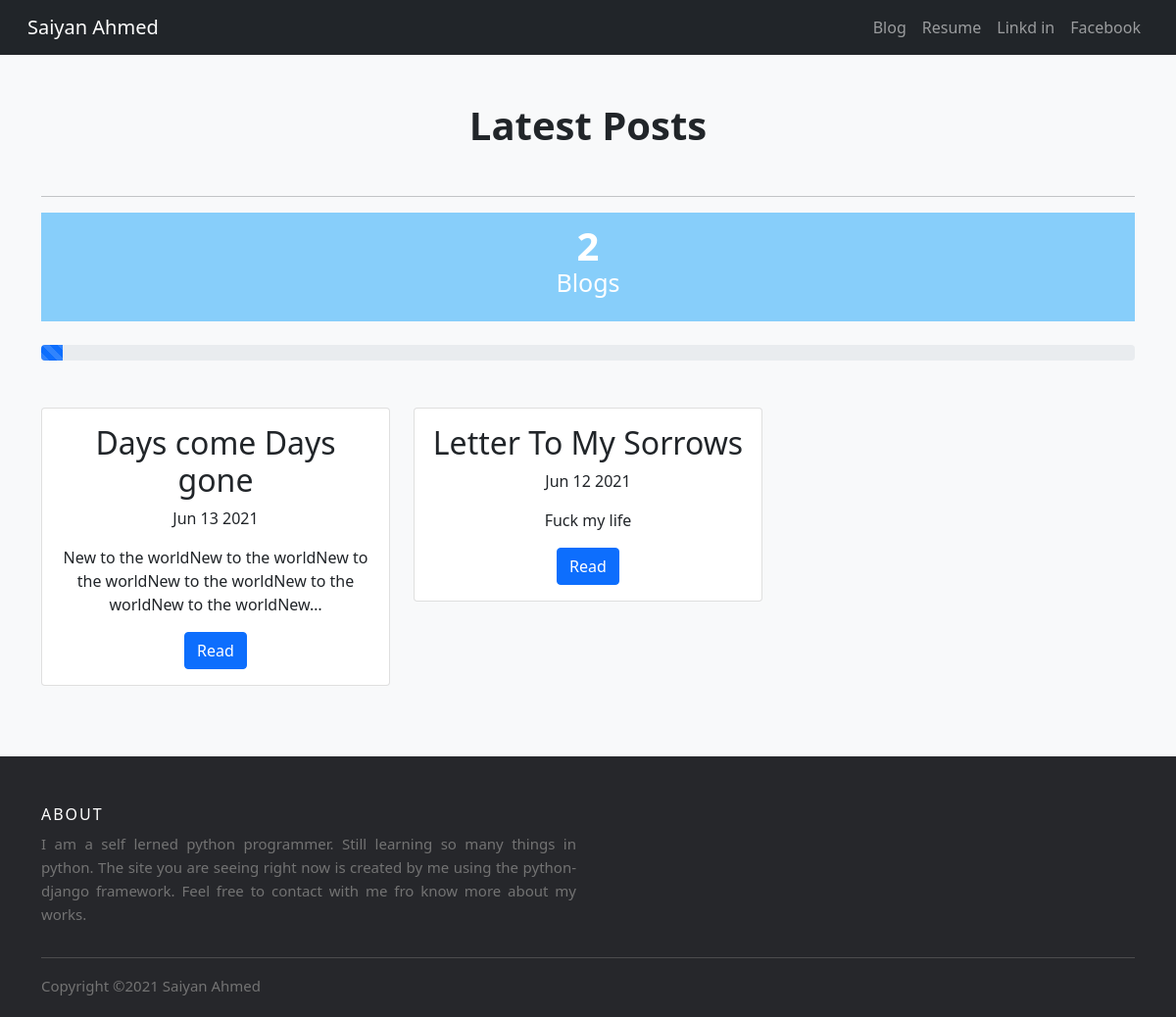
Page /blog/ on the earlier database version.
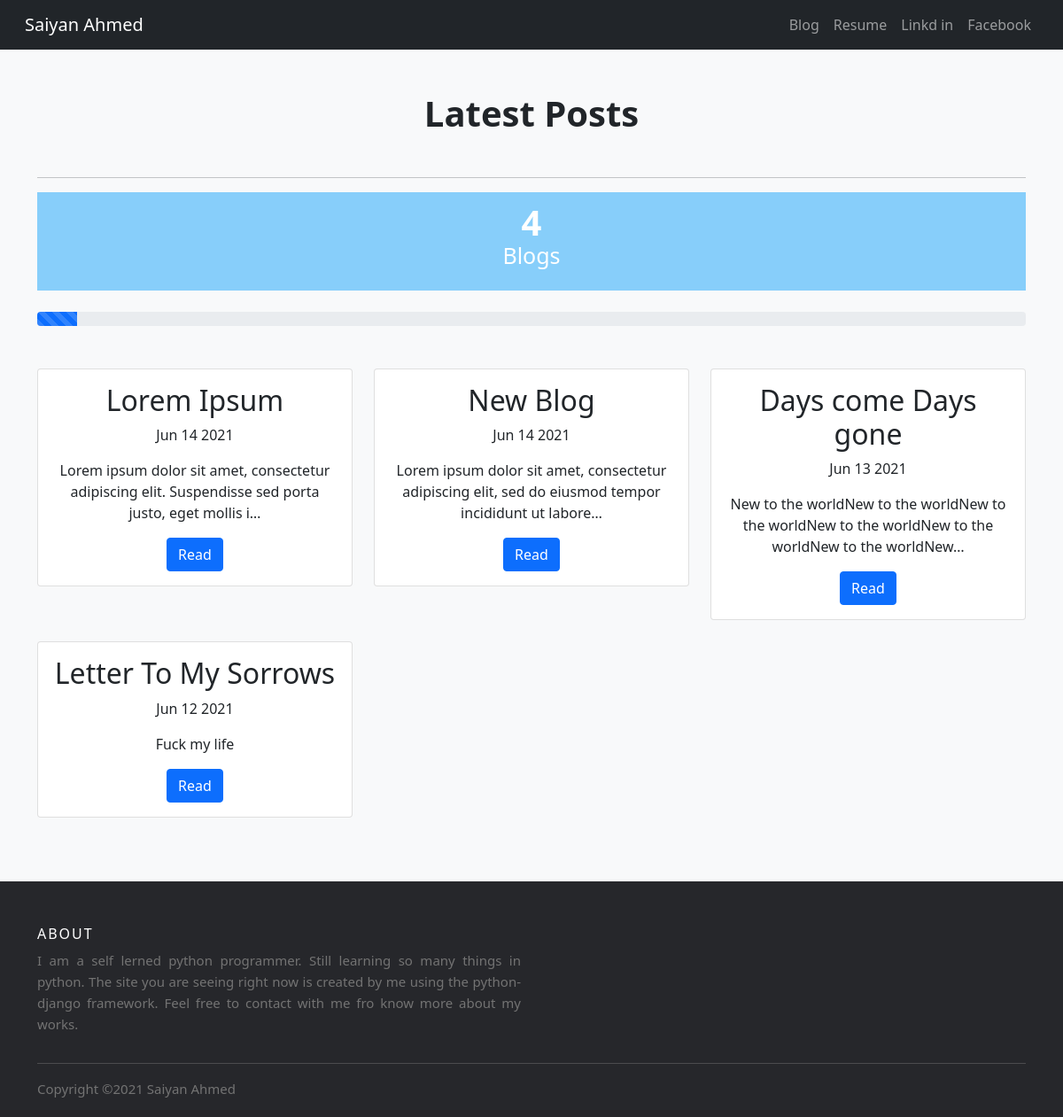
Same page on the later database version.
### blog/models.py (models this page shows, shortened)
class Blog(models.Model):
	title = models.CharField(max_length=100)
	description = models.TextField()
	date = models.DateField()

### blog/views.py (the view)
# urls.py: path('',views.all_blogs, name='all_blogs'),
def all_blogs(request):
	blogs = Blog.objects.order_by('-date')#[:5] #use "order_by(-date)" to sorted by date and show latest blog & "[:5]" to show 5 blogs
	return render(request,'blog/all_blogs.html', {'blogs':blogs})

### blog/templates/blog/all_blogs.html (shortened to what this page needs)
{% extends 'portfolio/base.html' %}
{% block content %}
  <main class="album py-5 bg-light">
    <div class="container">
      <section class="text-center">
        <h1 class="mb-5"><strong>Latest Posts</strong></h1>
        <hr>
                      <div class="counter-box colored">  <span class="counter">{{blogs.count}}</span>
                          <p>Blog{{blogs.count|pluralize}}</p>
                      </div><br>
                      <div class="progress">
                        <div class="progress-bar progress-bar-striped progress-bar-animated" role="progressbar" style="width:{{blogs.count}}%" aria-valuenow="100" aria-valuemin="0" aria-valuemax="100"></div>
                      </div>
         <br><br>
        <div class="row">
        {% for blog in blogs %}
          <div class="col-lg-4 col-md-12 mb-4">
            <div class="card">
              <div class="card-body">
                <h2 class="card-title">{{blog.title}}</h2>
                <p class="card-date">{{blog.date|date:'M d Y'}}</p>
                <p class="card-text">{{blog.description|striptags|truncatechars:100}}</p>
                <a href="{% url 'blog:detail' blog.id %}" class="btn btn-primary">Read</a>
              </div>
            </div>
          </div>
          {% endfor %}
         </div>
      </section>
    </div>
  </main>
{% endblock %}

Differences in the rows shown:
added Blog: title "Lorem Ipsum", date "Jun 14 2021", description "Lorem ipsum dolor sit amet, consectetur adipiscing elit. Suspendisse sed porta justo, eget mollis i…"
added Blog: title "New Blog", date "Jun 14 2021", description "Lorem ipsum dolor sit amet, consectetur adipiscing elit, sed do eiusmod tempor incididunt ut labore…"
Other differences:
{{ blogs.count }}: "2" → "4"
{{ blogs.count }}: 2 → 4 (drawn)
